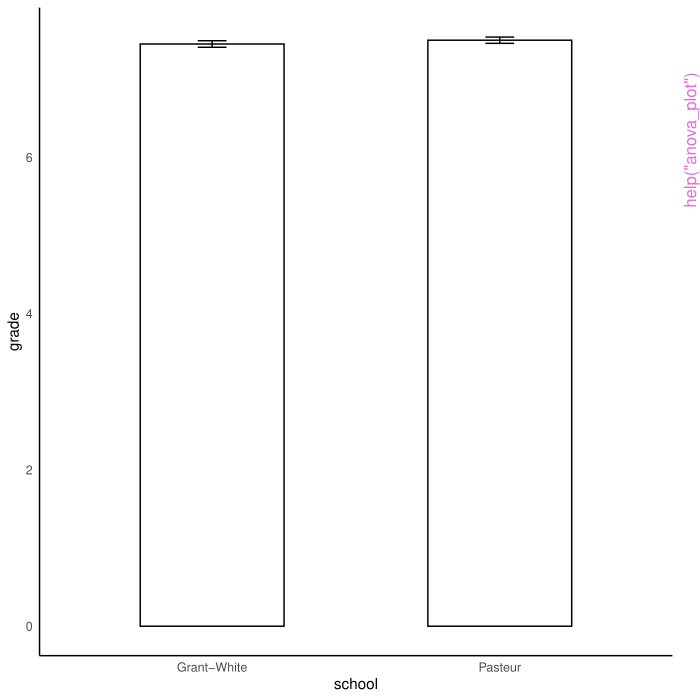

Here is the R script that generated this plot:
pkgname <- "psycModel"
source(file.path(R.home("share"), "R", "examples-header.R"))
options(warn = 1)
library('psycModel')

base::assign(".oldSearch", base::search(), pos = 'CheckExEnv')
base::assign(".old_wd", base::getwd(), pos = 'CheckExEnv')
cleanEx()
nameEx("anova_plot")
### * anova_plot

flush(stderr()); flush(stdout())

### Name: anova_plot
### Title: ANOVA Plot
### Aliases: anova_plot

### ** Examples

# Main effect plot with 1 categorical variable
fit_1 = lavaan::HolzingerSwineford1939 %>% 
  dplyr::mutate(school = as.factor(school)) %>% 
  lm(data = ., grade ~ school)
anova_plot(fit_1,predictor = school)

# Interaction effect plot with 2 categorical variables 
fit_2 = lavaan::HolzingerSwineford1939 %>% 
  dplyr::mutate(dplyr::across(c(school,sex),as.factor)) %>% 
  lm(data = ., grade ~ school*sex)
anova_plot(fit_2)

# Interaction effect plot with 1 categorical variable and 1 continuous variable
fit_3 = lavaan::HolzingerSwineford1939 %>% 
  dplyr::mutate(school = as.factor(school)) %>% 
  dplyr::mutate(ageyr = as.numeric(ageyr)) %>% 
  lm(data = ., grade ~ ageyr*school)
anova_plot(fit_3)





cleanEx()
nameEx("cfa_groupwise")
### * cfa_groupwise

flush(stderr()); flush(stdout())

### Name: cfa_groupwise
### Title: Confirmatory Factor Analysis (groupwise)
### Aliases: cfa_groupwise

### ** Examples

# The example is used as the illustration of the function output only.
# It does not imply the data is appropriate for the analysis.
cfa_groupwise(
  data = lavaan::HolzingerSwineford1939,
  group = "school",
  x1:x3,
  x4:x6,
  x7:x9
)



cleanEx()
nameEx("cfa_summary")
### * cfa_summary

flush(stderr()); flush(stdout())

### Name: cfa_summary
### Title: Confirmatory Factor Analysis
### Aliases: cfa_summary

### ** Examples

# REMEMBER, YOU MUST NAMED ALL ARGUMENT EXCEPT THE CFA ITEMS ARGUMENT
# Fitting a multilevel single factor CFA model
fit <- cfa_summary(
  data = lavaan::HolzingerSwineford1939,
  x1:x3,
  x4:x6,
  x7:x9,
  group = "sex",
  model_variance = FALSE, # do not print the model_variance
  model_covariance = FALSE # do not print the model_covariance
)


# Fitting a CFA model by passing explicit lavaan model (equivalent to the above model)
# Note in the below function how I added `model = ` in front of the lavaan model.
# Similarly, the same rule apply for all arguments (e.g., `ordered = FALSE` instead of just `FALSE`)
## Not run: 
##D # This will fail because I did not add `model = ` in front of the lavaan model.
##D # Therefore,you must add the tag in front of all arguments
##D # For example, `return_result = 'model'` instaed of `model`
##D cfa_summary("visual  =~ x1 + x2 + x3
##D              textual =~ x4 + x5 + x6
##D              speed   =~ x7 + x8 + x9 ",
##D   data = lavaan::HolzingerSwineford1939
##D )
## End(Not run)



cleanEx()
nameEx("compare_fit")
### * compare_fit

flush(stderr()); flush(stdout())

### Name: compare_fit
### Title: Comparison of Model Fit
### Aliases: compare_fit

### ** Examples

# lme model

fit1 <- lm_model(
  data = popular,
  response_variable = popular,
  predictor_var = c(sex, extrav)
)

fit2 <- lm_model(
  data = popular,
  response_variable = popular,
  predictor_var = c(sex, extrav),
  two_way_interaction_factor = c(sex, extrav)
)

compare_fit(fit1, fit2)

# see ?measurement_invariance for measurement invariance example



cleanEx()
nameEx("cor_test")
### * cor_test

flush(stderr()); flush(stdout())

### Name: cor_test
### Title: Correlation table
### Aliases: cor_test

### ** Examples

cor_test(iris, where(is.numeric))



cleanEx()
nameEx("cronbach_alpha")
### * cronbach_alpha

flush(stderr()); flush(stdout())

### Name: cronbach_alpha
### Title: Cronbach alpha
### Aliases: cronbach_alpha

### ** Examples

cronbach_alpha(
  data = lavaan::HolzingerSwineford1939,
  var_name = c('Visual','Textual','Speed'),
  c(x1,x2,x3), # one way to pass the items of a factor is by wrapping it with c()
  x4:x6, # another way to pass the items is use tidyselect syntax 
  x7:x9)



cleanEx()
nameEx("descriptive_table")
### * descriptive_table

flush(stderr()); flush(stdout())

### Name: descriptive_table
### Title: Descriptive Statistics Table
### Aliases: descriptive_table

### ** Examples

descriptive_table(iris, cols = where(is.numeric)) # all numeric columns

descriptive_table(iris,
  cols = where(is.numeric),
  # get missing count, non-missing count, and mean & sd & correlation table
  descriptive_indicator = c("missing", "non_missing", "mean", "sd", "cor")
)



cleanEx()
nameEx("efa_summary")
### * efa_summary

flush(stderr()); flush(stdout())

### Name: efa_summary
### Title: Exploratory Factor Analysis
### Aliases: efa_summary

### ** Examples

efa_summary(lavaan::HolzingerSwineford1939, starts_with("x"), post_hoc_cfa = TRUE)



cleanEx()
nameEx("glm_model")
### * glm_model

flush(stderr()); flush(stdout())

### Name: glm_model
### Title: Generalized Linear Regression
### Aliases: glm_model

### ** Examples

fit <- glm_model(
  response_variable = incidence,
  predictor_variable = period,
  family = "poisson", # or you can enter as poisson(link = 'log'),
  data = lme4::cbpp
)



cleanEx()
nameEx("html_to_pdf")
### * html_to_pdf

flush(stderr()); flush(stdout())

### Name: html_to_pdf
### Title: Convert HTML to PDF
### Aliases: html_to_pdf

### ** Examples

## Not run: 
##D html_to_pdf(file_path = "html_name.html")
##D # all HTML files in the my_html_folder will be converted
##D html_to_pdf(dir = "Users/Desktop/my_html_folder")
## End(Not run)



cleanEx()
nameEx("interaction_plot")
### * interaction_plot

flush(stderr()); flush(stdout())

### Name: interaction_plot
### Title: Interaction plot
### Aliases: interaction_plot

### ** Examples

lm_fit_2 <- lm(Sepal.Length ~ Sepal.Width + Petal.Length +
  Sepal.Width*Petal.Length, data = iris)
  
interaction_plot(lm_fit_2)

lm_fit_3 <- lm(Sepal.Length ~ Sepal.Width + Petal.Length + Petal.Width + 
  Sepal.Width*Petal.Length:Petal.Width, data = iris)
  
interaction_plot(lm_fit_3)





cleanEx()
nameEx("knit_to_Rmd")
### * knit_to_Rmd

flush(stderr()); flush(stdout())

### Name: knit_to_Rmd
### Title: Knit Rmd Files Instruction
### Aliases: knit_to_Rmd

### ** Examples

knit_to_Rmd()



cleanEx()
nameEx("lm_model")
### * lm_model

flush(stderr()); flush(stdout())

### Name: lm_model
### Title: Linear Regressions / ANOVA / ANCOVA
### Aliases: lm_model

### ** Examples

fit <- lm_model(
  data = iris,
  response_variable = Sepal.Length,
  predictor_variable = dplyr::everything(),
  two_way_interaction_factor = c(Sepal.Width, Species)
)



cleanEx()
nameEx("lm_model_summary")
### * lm_model_summary

flush(stderr()); flush(stdout())

### Name: lm_model_summary
### Title: Model Summary for Linear Regression
### Aliases: lm_model_summary

### ** Examples

fit <- lm_model_summary(
  data = iris,
  response_variable = "Sepal.Length",
  predictor_variable = dplyr::everything(),
  two_way_interaction_factor = c(Sepal.Width, Species),
  interaction_plot = FALSE, # you can also request the interaction plot
  simple_slope = FALSE, # you can also request simple slope estimate 
  assumption_plot = FALSE, # you can also request assumption plot
  streamline = FALSE #you can change this to get the least amount of info
)



cleanEx()
nameEx("lm_model_table")
### * lm_model_table

flush(stderr()); flush(stdout())

### Name: lm_model_table
### Title: Linear Regression Model Table Generate tables with multiple
###   response and predictor variable (only 'lm' models are supported)
### Aliases: lm_model_table

### ** Examples


lm_model_table(data = iris, 
            response_variable = c(Sepal.Length,Sepal.Width),
            predictor_variable = Petal.Width)



cleanEx()
nameEx("lme_model")
### * lme_model

flush(stderr()); flush(stdout())

### Name: lme_model
### Title: Linear Mixed Effect Model
### Aliases: lme_model

### ** Examples

# two-level model with level-1 and level-2 variable with random intercept and random slope
fit1 <- lme_model(
  data = popular,
  response_variable = popular,
  random_effect_factors = c(extrav, sex),
  non_random_effect_factors = texp,
  id = class
)


# added two-way interaction factor
fit2 <- lme_model(
  data = popular,
  response_variable = popular,
  random_effect_factors = c(extrav, sex),
  non_random_effect_factors = texp,
  two_way_interaction_factor = c(extrav, texp),
  id = class
)

# pass a explicit lme model (I don't why you want to do that, but you can)
lme_fit <- lme_model(
  model = "popular ~ extrav*texp + (1 + extrav | class)",
  data = popular
)



cleanEx()
nameEx("lme_multilevel_model_summary")
### * lme_multilevel_model_summary

flush(stderr()); flush(stdout())

### Name: lme_multilevel_model_summary
### Title: Model Summary for Mixed Effect Model
### Aliases: lme_multilevel_model_summary

### ** Examples

fit <- lme_multilevel_model_summary(
  data = popular,
  response_variable = popular,
  random_effect_factors = NULL, # you can add random effect predictors here 
  non_random_effect_factors = c(extrav,texp),
  two_way_interaction_factor = NULL, # you can add two-way interaction plot here 
  graph_label_name = NULL, #you can also change graph lable name here
  id = class,
  simple_slope = FALSE, # you can also request simple slope estimate 
  assumption_plot = FALSE, # you can also request assumption plot
  plot_color = FALSE, # you can also request the plot in color
  streamline = FALSE # you can change this to get the least amount of info
)




cleanEx()
nameEx("measurement_invariance")
### * measurement_invariance

flush(stderr()); flush(stdout())

### Name: measurement_invariance
### Title: Measurement Invariance
### Aliases: measurement_invariance

### ** Examples

# REMEMBER, YOU MUST NAMED ALL ARGUMENT EXCEPT THE CFA ITEMS ARGUMENT
# Fitting a multiple-factor measurement invariance model by passing items.
measurement_invariance(
  x1:x3,
  x4:x6,
  x7:x9,
  data = lavaan::HolzingerSwineford1939,
  group = "school",
  invariance_level = "scalar" # you can change this to metric
)

# Fitting measurement invariance model by passing explicit lavaan model
# I am also going to only test for metric invariance instead of the default scalar invariance

## Not run: 
##D # This will fail because I did not add `model = ` in front of the lavaan model.
##D # Therefore,you must add the tag in front of all arguments
##D # For example, `return_result = 'model'` instaed of `model`
##D measurement_invariance(
##D   "visual  =~ x1 + x2 + x3;
##D              textual =~ x4 + x5 + x6;
##D              speed   =~ x7 + x8 + x9",
##D   data = lavaan::HolzingerSwineford1939
##D )
## End(Not run)




cleanEx()
nameEx("mediation_summary")
### * mediation_summary

flush(stderr()); flush(stdout())

### Name: mediation_summary
### Title: Mediation Analysis
### Aliases: mediation_summary

### ** Examples

mediation_summary(
  data = lmerTest::carrots,
  response_variable = Preference,
  mediator = Sweetness,
  predictor_variable = Crisp
)



cleanEx()
nameEx("model_summary")
### * model_summary

flush(stderr()); flush(stdout())

### Name: model_summary
### Title: Model Summary for Regression Models
### Aliases: model_summary

### ** Examples

# I am going to show the more generic usage of this function
# You can also use this package's built in function to fit the models
# I recommend using the integrated_multilevel_model_summary to get everything

# lme example
lme_fit <- lme4::lmer("popular ~ texp  + (1 | class)",
  data = popular
)

model_summary(lme_fit)

# lm example

lm_fit <- lm(Sepal.Length ~ Sepal.Width + Petal.Length + Petal.Width,
  data = iris
)

model_summary(lm_fit)



cleanEx()
nameEx("polynomial_regression_plot")
### * polynomial_regression_plot

flush(stderr()); flush(stdout())

### Name: polynomial_regression_plot
### Title: Polynomial Regression Plot
### Aliases: polynomial_regression_plot

### ** Examples

fit = lm(data = iris, Sepal.Length ~ poly(Petal.Length,2))
polynomial_regression_plot(model = fit,predictor = 'Petal.Length')



cleanEx()
nameEx("reliability_summary")
### * reliability_summary

flush(stderr()); flush(stdout())

### Name: reliability_summary
### Title: Reliability Analysis
### Aliases: reliability_summary

### ** Examples


fit <- reliability_summary(data = lavaan::HolzingerSwineford1939, cols = x1:x3)
fit <- reliability_summary(data = lavaan::HolzingerSwineford1939, cols = x1:x9)



cleanEx()
nameEx("simple_slope")
### * simple_slope

flush(stderr()); flush(stdout())

### Name: simple_slope
### Title: Slope Estimate at Varying Level of Moderators
### Aliases: simple_slope

### ** Examples

fit <- lm_model(
  data = iris,
  response_variable = Sepal.Length,
  predictor_variable = dplyr::everything(),
  three_way_interaction_factor = c(Sepal.Width, Petal.Width, Petal.Length)
)

simple_slope_fit <- simple_slope(
  model = fit,
)



cleanEx()
nameEx("three_way_interaction_plot")
### * three_way_interaction_plot

flush(stderr()); flush(stdout())

### Name: three_way_interaction_plot
### Title: Three-way Interaction Plot
### Aliases: three_way_interaction_plot

### ** Examples

lm_fit <- lm(Sepal.Length ~ Sepal.Width + Petal.Length + Petal.Width +
  Sepal.Width:Petal.Length:Petal.Width, data = iris)

three_way_interaction_plot(lm_fit, data = iris)




cleanEx()
nameEx("two_way_interaction_plot")
### * two_way_interaction_plot

flush(stderr()); flush(stdout())

### Name: two_way_interaction_plot
### Title: Two-way Interaction Plot
### Aliases: two_way_interaction_plot

### ** Examples

lm_fit <- lm(Sepal.Length ~ Sepal.Width * Petal.Width,
  data = iris
)
two_way_interaction_plot(lm_fit, data = iris)




### * <FOOTER>
###
cleanEx()
options(digits = 7L)
base::cat("Time elapsed: ", proc.time() - base::get("ptime", pos = 'CheckExEnv'),"\n")
grDevices::dev.off()
###
### Local variables: ***
### mode: outline-minor ***
### outline-regexp: "\\(> \\)?### [*]+" ***
### End: ***
quit('no')
